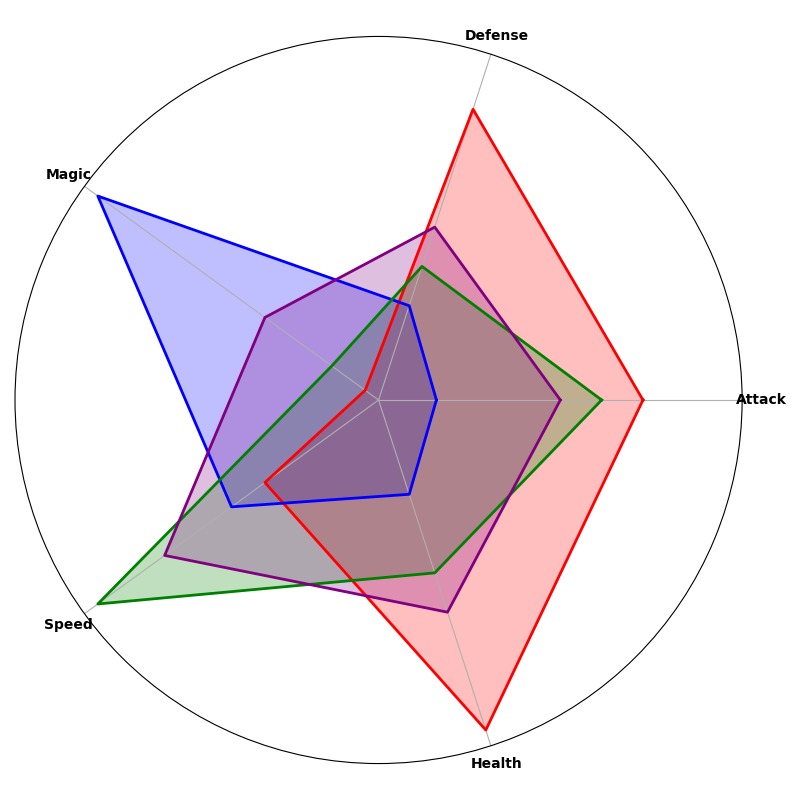

The script that drew this image:
import numpy as np
import matplotlib.pyplot as plt
from math import pi

# Define the categories and the number of parameters (spokes)
categories = ['Attack', 'Defense', 'Magic', 'Speed', 'Health']
num_vars = len(categories)

# Attributes for each class
warrior = [8, 9, 2, 5, 10]
mage = [3, 4, 10, 6, 4]
rogue = [7, 5, 3, 10, 6]
ranger = [6, 6, 5, 8, 7]

# Combine data for ease of iteration
data = [warrior, mage, rogue, ranger]
colors = ['red', 'blue', 'green', 'purple']

# Calculate angles for each axis and make plot circular
angles = np.linspace(0, 2 * pi, num_vars, endpoint=False).tolist()
angles += angles[:1]

# Create a function to plot radar charts
def plot_radar_chart(ax, data, color):
    data += data[:1]
    ax.plot(angles, data, color=color, linewidth=2, linestyle='solid')
    ax.fill(angles, data, color=color, alpha=0.25)

# Initialize radar chart
fig, ax = plt.subplots(figsize=(8, 8), subplot_kw=dict(polar=True))

# Add each class' data to the radar chart
for idx, class_data in enumerate(data):
    plot_radar_chart(ax, class_data, colors[idx])

# Remove visual elements
ax.set_yticks([])  # Remove y-ticks as we are not displaying them
ax.set_xticks(angles[:-1])
ax.set_xticklabels(categories, fontsize=10, color='black', weight='bold')

# Adjust layout and display the plot
plt.tight_layout()
plt.show()
